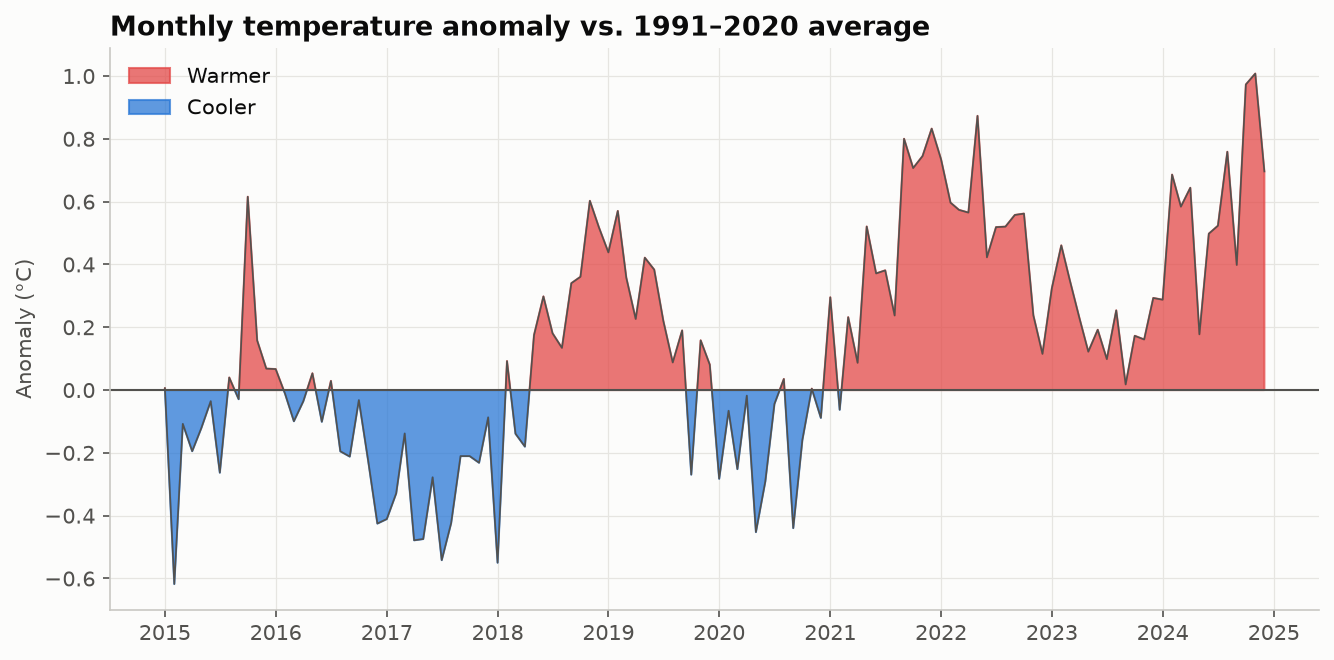

The Python source for this figure:
"""
Surplus / Deficit Filled Line  -  family: Deviation

DESIGN PURPOSE
A line chart filled toward a reference value, in one color above it and
another below. It shows when a series runs in surplus or deficit and by how
much.

WHEN TO USE
  - Show a time series that swings around a baseline (balance, temperature
    anomaly, net flow)
  - Show the duration and size of positive and negative periods

AVOID WHEN
  - Comparing several series (fills overlap and obscure each other)
  - The baseline has no meaning

ALTERNATIVES
  - Diverging column chart over time
  - Plain line with a reference line

EXAMPLE
Monthly temperature anomaly (°C vs. the 1991–2020 average) over 10 years,
synthetic data.

Run:  python surplus_deficit_line.py
"""
import sys
from pathlib import Path

import numpy as np
import pandas as pd
import matplotlib.pyplot as plt

# Library style: categorical colors in fixed order, recessive axes, hairline grid.
PALETTE = ["#2a78d6", "#eb6834", "#1baf7a", "#eda100",
           "#e87ba4", "#008300", "#6250d6", "#e34948"]
SEQ_CMAP = "Blues"      # sequential: one hue, light -> dark
DIV_CMAP = "RdBu_r"     # diverging: two opposite hues, neutral midpoint
GRAY = "#b8b7b1"        # de-emphasised marks
plt.rcParams.update({
    "figure.figsize": (8, 4.8), "figure.dpi": 110, "figure.facecolor": "#fcfcfb",
    "axes.facecolor": "#fcfcfb", "axes.edgecolor": "#c9c8c3", "axes.linewidth": 0.8,
    "axes.spines.top": False, "axes.spines.right": False,
    "axes.grid": True, "grid.color": "#e6e5e1", "grid.linewidth": 0.6, "axes.axisbelow": True,
    "axes.prop_cycle": plt.cycler(color=PALETTE),
    "axes.titlesize": 13, "axes.titleweight": "bold", "axes.titlelocation": "left",
    "axes.labelcolor": "#52514e", "xtick.color": "#52514e", "ytick.color": "#52514e",
    "text.color": "#0b0b0b", "font.size": 10, "lines.linewidth": 2,
    "legend.frameon": False,
})

# --- Example data ------------------------------------------------------------
rng = np.random.default_rng(3)
dates = pd.date_range("2015-01", periods=120, freq="MS")
trend = np.linspace(-0.3, 0.6, len(dates))
anomaly = trend + 0.35 * np.sin(np.arange(len(dates)) / 6) + rng.normal(0, 0.15, len(dates))
df = pd.DataFrame({"date": dates, "anomaly": anomaly})
df.head()

# --- Plot --------------------------------------------------------------------
fig, ax = plt.subplots(figsize=(9, 4.5))
x, y = df["date"], df["anomaly"]
ax.fill_between(x, y, 0, where=y >= 0, interpolate=True, color=PALETTE[7], alpha=0.75, label="Warmer")
ax.fill_between(x, y, 0, where=y < 0, interpolate=True, color=PALETTE[0], alpha=0.75, label="Cooler")
ax.plot(x, y, color="#52514e", linewidth=0.8)
ax.axhline(0, color="#52514e", linewidth=1)
ax.set_ylabel("Anomaly (°C)")
ax.set_title("Monthly temperature anomaly vs. 1991–2020 average")
ax.legend(loc="upper left")
fig.tight_layout()

# --- Save / show -------------------------------------------------------------
out = Path(__file__).with_name(Path(__file__).stem + ".png")
fig.savefig(out, dpi=150, bbox_inches="tight")
print(f"saved {out}")
if "--no-show" not in sys.argv:
    plt.show()
